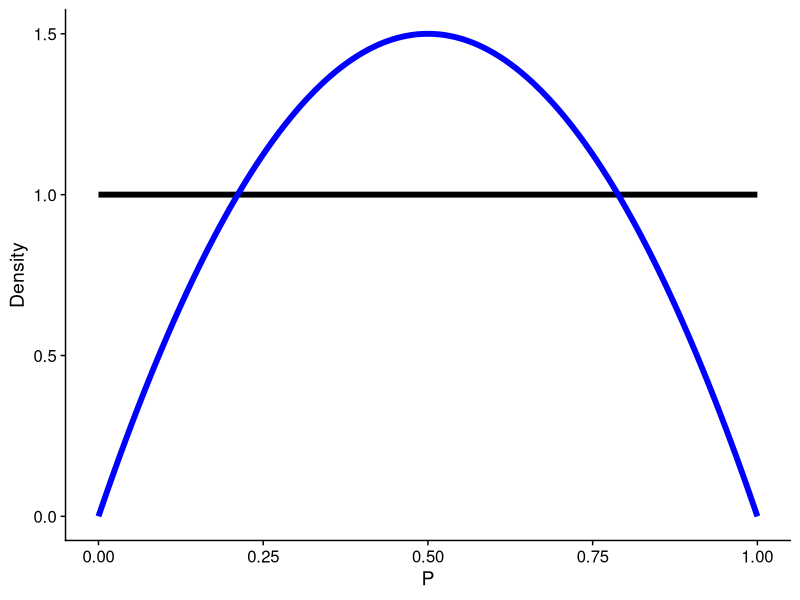
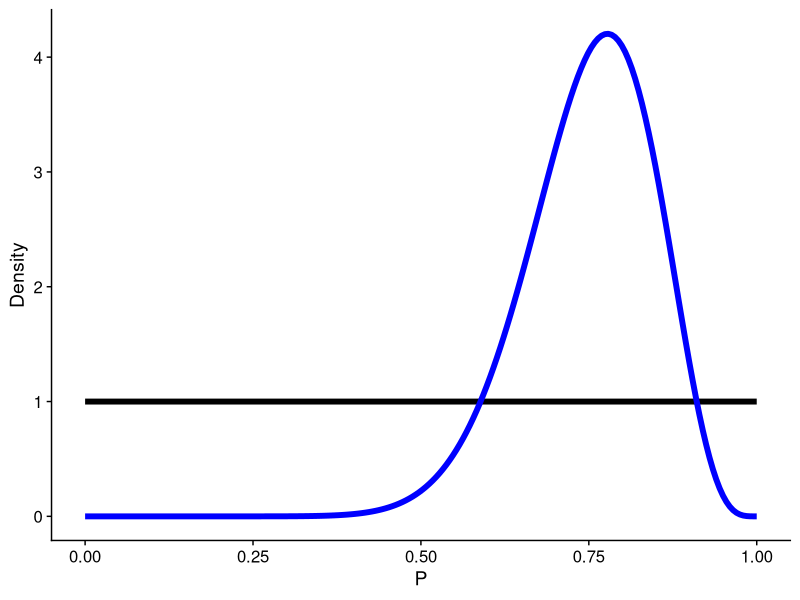
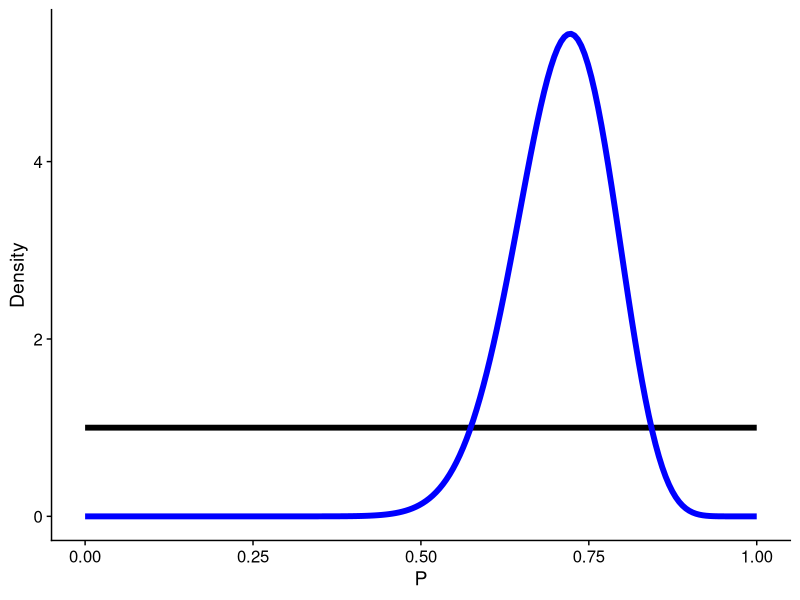
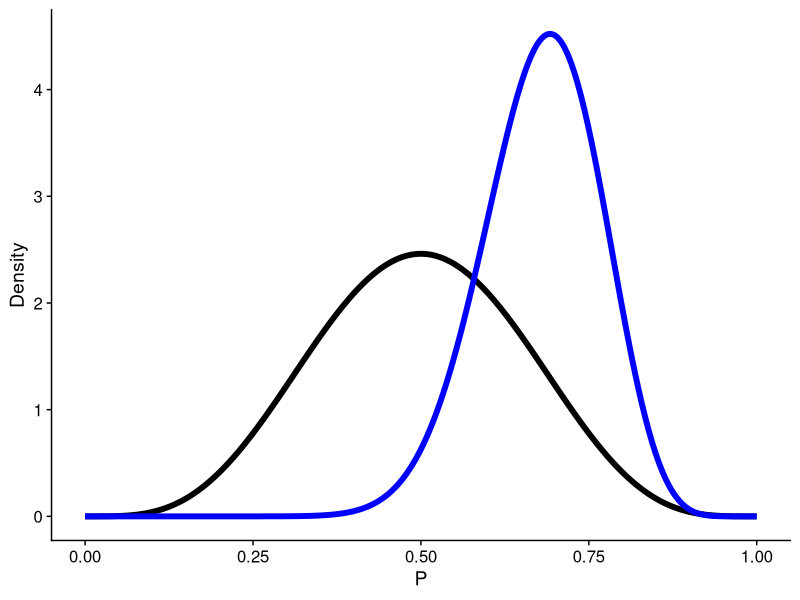
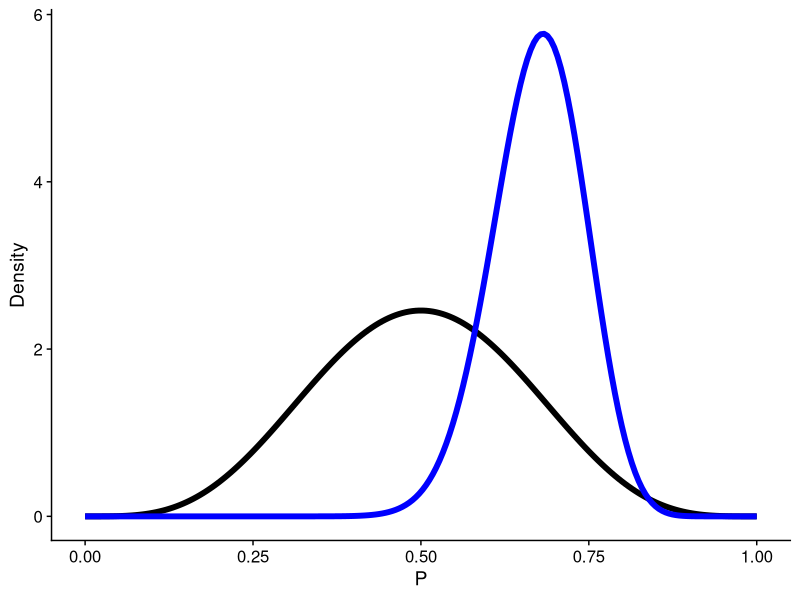
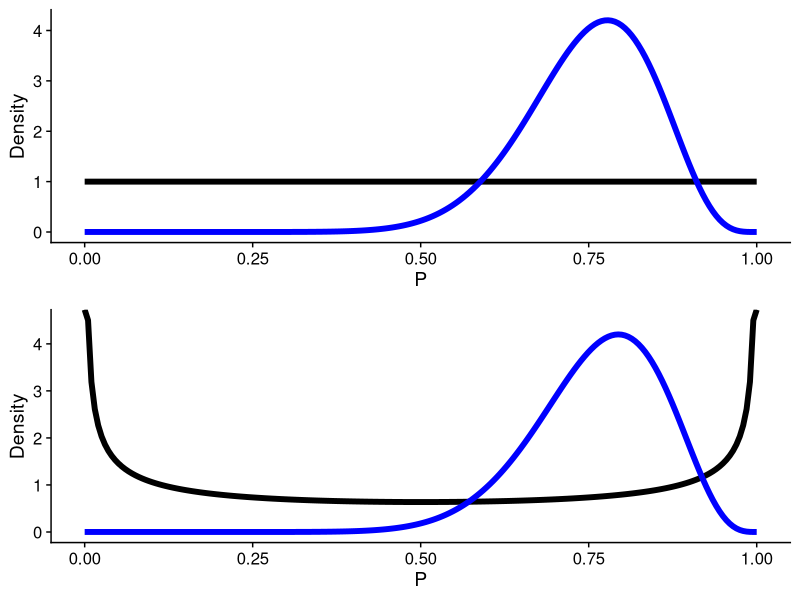
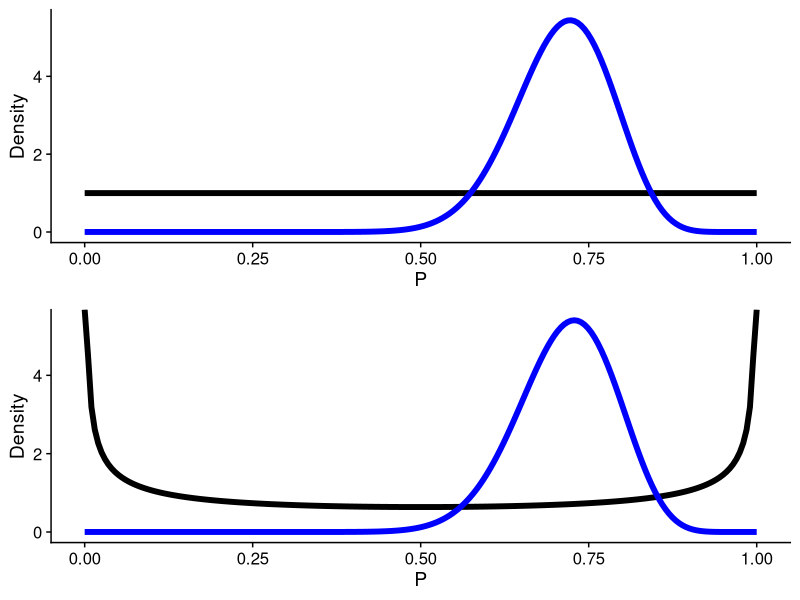
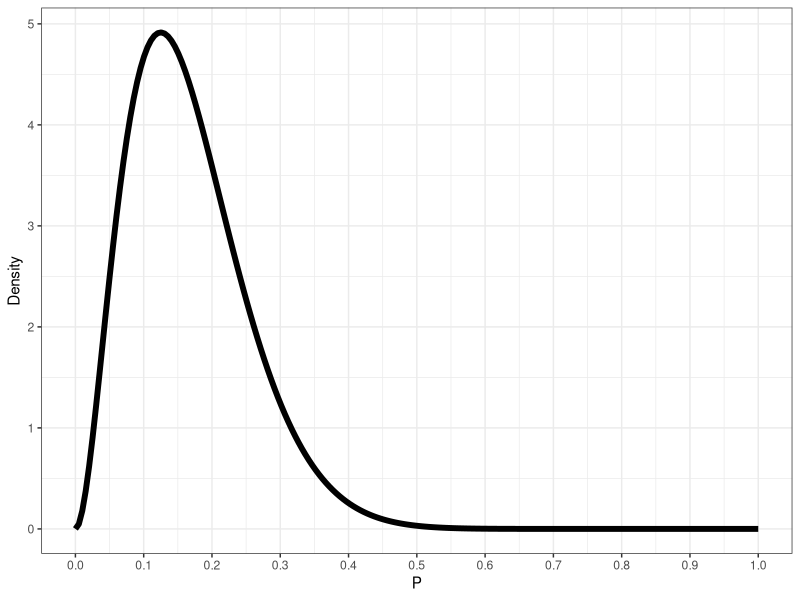

Here is the R script that generated these plots, in order:
## ---- chunk 1
#| echo: false
#| message: false
#| warning: false

library(tidyverse)
library(cowplot)

theme_set(theme_cowplot())
# Required files for this problem set:

## ---- chunk 2
# Experiment 1
chisq.test(c(14, 4))

# Experiment 2
chisq.test(c(26, 10))
## ---- chunk 3
prior_post_beta <- function (a1, b1, a2, b2) {
  ggplot() +
  geom_line(data = tibble(P = seq(0, 1, length.out = 200),
                          Density = dbeta(P, shape1 = a1, shape2 = b1)),
            aes(P, Density), linewidth = 2) +
  geom_line(data = tibble(P = seq(0, 1, length.out = 200),
                          Density = dbeta(P, shape1 = a2, shape2 = b2)),
            aes(P, Density), color = "blue", linewidth = 2)
}

## ---- chunk 4
# FIXME
prior_post_beta(1, 1, 2, 2)
## ---- chunk 5
# FIXME

prior_post_beta(1, 1, 15, 5)
## ---- chunk 6
# FIXME

exp1 <- rbeta(1e4, 15, 5)
quantile(exp1, probs = c(0.025, 0.5, 0.975))
## ---- chunk 7
# FIXME

prior_post_beta(1, 1, 27, 11)

exp2 <- rbeta(1e4, 27, 11)
quantile(exp2, probs = c(0.025, 0.5, 0.975))
## ---- chunk 8
# FIXME

# Experiment 1
prior_post_beta(5, 5, 19, 9)

exp1 <- rbeta(1e4, 19, 9)
quantile(exp1, probs = c(0.025, 0.5, 0.975))

# Experiment 2
prior_post_beta(5, 5, 31, 15)

exp2 <- rbeta(1e4, 31, 15)
quantile(exp2, probs = c(0.025, 0.5, 0.975))
## ---- chunk 9
# FIXME

# Experiment 1
plot_grid(prior_post_beta(1, 1, 15, 5),
          prior_post_beta(0.5, 0.5, 14.5, 4.5),
          nrow = 2)

exp1 <- rbeta(1e4, 14.5, 4.5)
quantile(exp1, probs = c(0.025, 0.5, 0.975))

# Experiment 2
plot_grid(prior_post_beta(1, 1, 27, 11),
          prior_post_beta(0.5, 0.5, 26.5, 10.5),
          nrow = 2)

exp2 <- rbeta(1e4, 26.5, 10.5)
quantile(exp2, probs = c(0.025, 0.5, 0.975))
## ---- chunk 10
# FIXME

ggplot() +
  geom_line(data = tibble(P = seq(0, 1, length.out = 200),
                          Density = dbeta(P, shape1 = 3, shape2 = 15)),
            aes(P, Density), linewidth = 2) +
  scale_x_continuous(breaks = seq(0, 1, by = 0.1)) +
  theme_bw()
## ---- chunk 11
# FIXME

set.seed(38277983)

propLW <- 0.3
Nsamp <- 100
WP <- rbinom(Nsamp, 1, propLW)

muP <- mean(WP)

mod <- summary(glm(WP ~ 1, family = binomial))
estL <- 1 / (1 + exp(-coef(mod)[1]))

SEp <- 1.96 * sqrt((muP * (1 - muP)) / Nsamp)

CI_dat <- tibble(index = 1,
                 mu = muP,
                 lower = muP-SEp,
                 upper = muP+SEp)

CI_dat |>
  ggplot() +
  geom_point(aes(mu, index)) +
  geom_segment(aes(y = index, yend = index,
                   x = lower, xend = upper)) +
  geom_vline(xintercept = propLW, color = "steelblue") +
  xlim(c(0, 1))
## ---- chunk 12
# FIXME

niter <- 100
CI_dat <- tibble(index = seq(1, niter),
                 mu = numeric(length = niter),
                 lower = numeric(length = niter),
                 upper = numeric(length = niter))

for(ii in 1:niter) {
  WP <- rbinom(Nsamp, 1, propLW)
  
  muP <- mean(WP)
  
  SEp <- 1.96 * sqrt((muP * (1 - muP)) / Nsamp)
  
  CI_dat[ii,] <- tibble(index = ii,
                        mu = muP,
                        lower = muP - SEp,
                        upper = muP + SEp)
}  

CI_dat |>
  ggplot() +
  geom_point(aes(mu, index)) +
  geom_segment(aes(y = index, yend = index,
                   x = lower, xend = upper)) +
  geom_vline(xintercept = propLW, color = "steelblue") +
  xlim(c(0, 1))
## ---- chunk 13
# FIXME

CI_doesnt_include_P <- numeric(niter)

for (ii in 1:niter) {
  CI_doesnt_include_P[ii] <- 
    if_else(CI_dat$lower[ii] > 0.3 | CI_dat$upper[ii] < 0.3, 1, 0)
}
mean(CI_doesnt_include_P)
## ---- chunk 14
# FIXME

chiT <- chisq.test(c(32, 18), p = c(0.75, 0.25))
chiT

obs.s <- chiT$statistic
obs.p <- chiT$p.value
## ---- chunk 15
# FIXME

niter <- 1000
chiT.set <- numeric(length = niter)

for(ii in 1:niter) {
  propLW <- 0.75
  Nsamp <- 50
  WP <- rbinom(Nsamp, 1, propLW)
  
  LWSW <- c(sum(WP), Nsamp - sum(WP))
  chiT.set[ii] <- chisq.test(LWSW, p = c(0.75, 0.25))$statistic
}
## ---- chunk 16
# FIXME

length(which(chiT.set >= obs.s)) / niter
